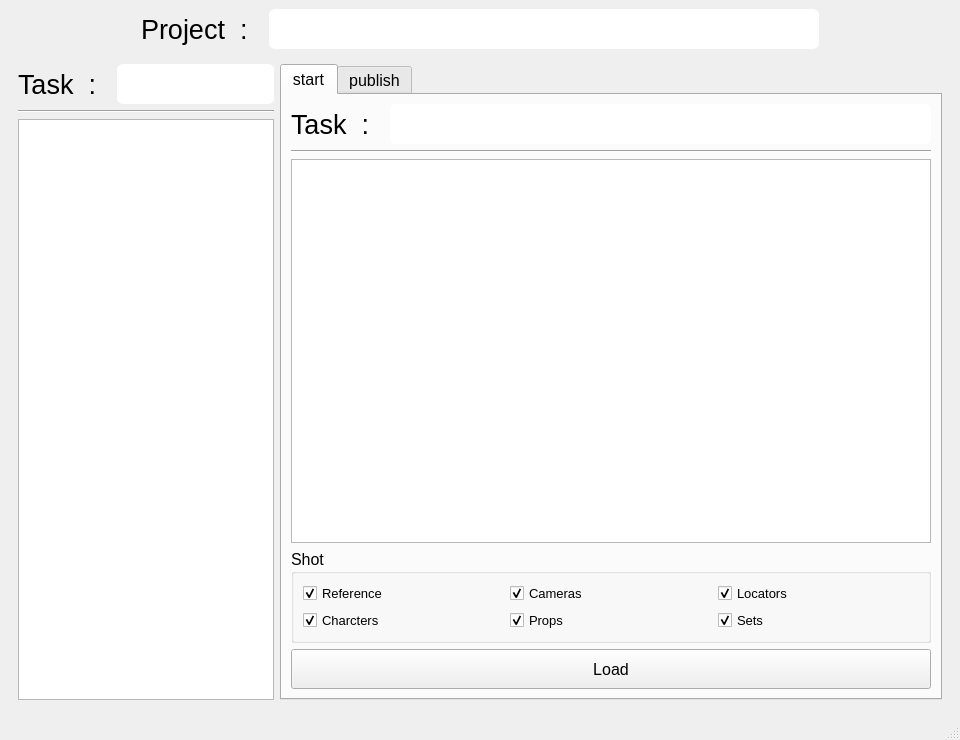
<?xml version="1.0" encoding="UTF-8"?>
<ui version="4.0">
 <class>MainWindow</class>
 <widget class="QMainWindow" name="MainWindow">
  <property name="geometry">
   <rect>
    <x>0</x>
    <y>0</y>
    <width>960</width>
    <height>740</height>
   </rect>
  </property>
  <property name="windowTitle">
   <string>MainWindow</string>
  </property>
  <widget class="QWidget" name="centralwidget">
   <layout class="QVBoxLayout" name="verticalLayout_3">
    <item>
     <layout class="QHBoxLayout" name="horizontalLayout_4">
      <item>
       <spacer name="horizontalSpacer">
        <property name="orientation">
         <enum>Qt::Horizontal</enum>
        </property>
        <property name="sizeHint" stdset="0">
         <size>
          <width>40</width>
          <height>20</height>
         </size>
        </property>
       </spacer>
      </item>
      <item>
       <widget class="QLabel" name="label_6">
        <property name="font">
         <font>
          <pointsize>20</pointsize>
         </font>
        </property>
        <property name="text">
         <string>Project  :  </string>
        </property>
       </widget>
      </item>
      <item>
       <widget class="QComboBox" name="comboBox_project">
        <property name="minimumSize">
         <size>
          <width>550</width>
          <height>40</height>
         </size>
        </property>
        <property name="styleSheet">
         <string notr="true"> QComboBox {
    border: none;
    border-radius: 6px;
	min-height: 40 pt;
	font-size: 12pt;
 }


QComboBox::drop-down {
	border:none;
}</string>
        </property>
       </widget>
      </item>
      <item>
       <spacer name="horizontalSpacer_2">
        <property name="orientation">
         <enum>Qt::Horizontal</enum>
        </property>
        <property name="sizeHint" stdset="0">
         <size>
          <width>40</width>
          <height>20</height>
         </size>
        </property>
       </spacer>
      </item>
     </layout>
    </item>
    <item>
     <widget class="QWidget" name="widget_2" native="true">
      <layout class="QHBoxLayout" name="horizontalLayout_3">
       <property name="leftMargin">
        <number>9</number>
       </property>
       <property name="topMargin">
        <number>9</number>
       </property>
       <property name="rightMargin">
        <number>9</number>
       </property>
       <property name="bottomMargin">
        <number>9</number>
       </property>
       <item>
        <widget class="QWidget" name="widget" native="true">
         <property name="sizePolicy">
          <sizepolicy hsizetype="Fixed" vsizetype="Preferred">
           <horstretch>0</horstretch>
           <verstretch>0</verstretch>
          </sizepolicy>
         </property>
         <layout class="QVBoxLayout" name="verticalLayout">
          <property name="leftMargin">
           <number>0</number>
          </property>
          <property name="topMargin">
           <number>0</number>
          </property>
          <property name="rightMargin">
           <number>0</number>
          </property>
          <property name="bottomMargin">
           <number>0</number>
          </property>
          <item>
           <widget class="QWidget" name="widget_task2" native="true">
            <layout class="QHBoxLayout" name="horizontalLayout">
             <property name="leftMargin">
              <number>0</number>
             </property>
             <property name="topMargin">
              <number>0</number>
             </property>
             <property name="rightMargin">
              <number>0</number>
             </property>
             <property name="bottomMargin">
              <number>0</number>
             </property>
             <item>
              <widget class="QLabel" name="label">
               <property name="font">
                <font>
                 <pointsize>20</pointsize>
                </font>
               </property>
               <property name="text">
                <string>Task  :  </string>
               </property>
              </widget>
             </item>
             <item>
              <widget class="QComboBox" name="comboBox_task">
               <property name="sizePolicy">
                <sizepolicy hsizetype="Expanding" vsizetype="Fixed">
                 <horstretch>0</horstretch>
                 <verstretch>0</verstretch>
                </sizepolicy>
               </property>
               <property name="styleSheet">
                <string notr="true"> QComboBox {
    border: none;
    border-radius: 6px;
	min-height: 40 pt;
	font-size: 12pt;
 }


QComboBox::drop-down {
	border:none;
}</string>
               </property>
              </widget>
             </item>
            </layout>
           </widget>
          </item>
          <item>
           <widget class="Line" name="line_3">
            <property name="orientation">
             <enum>Qt::Horizontal</enum>
            </property>
           </widget>
          </item>
          <item>
           <widget class="QTreeView" name="treeView_asset"/>
          </item>
         </layout>
        </widget>
       </item>
       <item>
        <widget class="QTabWidget" name="tabWidget_main_asset">
         <property name="sizePolicy">
          <sizepolicy hsizetype="Preferred" vsizetype="Preferred">
           <horstretch>0</horstretch>
           <verstretch>0</verstretch>
          </sizepolicy>
         </property>
         <property name="font">
          <font>
           <pointsize>12</pointsize>
          </font>
         </property>
         <property name="currentIndex">
          <number>0</number>
         </property>
         <widget class="QWidget" name="tabWidget_main_start">
          <attribute name="title">
           <string>start</string>
          </attribute>
          <layout class="QVBoxLayout" name="verticalLayout_2">
           <item>
            <widget class="QWidget" name="widget_task2_2" native="true">
             <layout class="QHBoxLayout" name="horizontalLayout_2">
              <property name="spacing">
               <number>6</number>
              </property>
              <property name="leftMargin">
               <number>0</number>
              </property>
              <property name="topMargin">
               <number>0</number>
              </property>
              <property name="rightMargin">
               <number>0</number>
              </property>
              <property name="bottomMargin">
               <number>0</number>
              </property>
              <item>
               <widget class="QLabel" name="label_5">
                <property name="font">
                 <font>
                  <pointsize>20</pointsize>
                 </font>
                </property>
                <property name="text">
                 <string>Task  :  </string>
                </property>
               </widget>
              </item>
              <item>
               <widget class="QComboBox" name="comboBox_start_task">
                <property name="sizePolicy">
                 <sizepolicy hsizetype="Expanding" vsizetype="Fixed">
                  <horstretch>0</horstretch>
                  <verstretch>0</verstretch>
                 </sizepolicy>
                </property>
                <property name="styleSheet">
                 <string notr="true"> QComboBox {
    border: none;
    border-radius: 6px;
	min-height: 40 pt;
	font-size: 12pt;
 }


QComboBox::drop-down {
	border:none;
}</string>
                </property>
               </widget>
              </item>
             </layout>
            </widget>
           </item>
           <item>
            <widget class="Line" name="line_5">
             <property name="orientation">
              <enum>Qt::Horizontal</enum>
             </property>
            </widget>
           </item>
           <item>
            <widget class="QTreeView" name="treeView_start_asset"/>
           </item>
           <item>
            <widget class="QGroupBox" name="groupBox_start_shot">
             <property name="enabled">
              <bool>true</bool>
             </property>
             <property name="title">
              <string>Shot</string>
             </property>
             <layout class="QVBoxLayout" name="verticalLayout_9">
              <item>
               <layout class="QGridLayout" name="gridLayout_4">
                <item row="1" column="2">
                 <widget class="QCheckBox" name="cbx_sets">
                  <property name="sizePolicy">
                   <sizepolicy hsizetype="Minimum" vsizetype="Preferred">
                    <horstretch>0</horstretch>
                    <verstretch>0</verstretch>
                   </sizepolicy>
                  </property>
                  <property name="font">
                   <font>
                    <pointsize>10</pointsize>
                   </font>
                  </property>
                  <property name="text">
                   <string>Sets</string>
                  </property>
                  <property name="checked">
                   <bool>true</bool>
                  </property>
                 </widget>
                </item>
                <item row="1" column="1">
                 <widget class="QCheckBox" name="cbx_props">
                  <property name="sizePolicy">
                   <sizepolicy hsizetype="Minimum" vsizetype="Preferred">
                    <horstretch>0</horstretch>
                    <verstretch>0</verstretch>
                   </sizepolicy>
                  </property>
                  <property name="font">
                   <font>
                    <pointsize>10</pointsize>
                   </font>
                  </property>
                  <property name="text">
                   <string>Props</string>
                  </property>
                  <property name="checked">
                   <bool>true</bool>
                  </property>
                 </widget>
                </item>
                <item row="1" column="0">
                 <widget class="QCheckBox" name="cbx_characters">
                  <property name="sizePolicy">
                   <sizepolicy hsizetype="Minimum" vsizetype="Preferred">
                    <horstretch>0</horstretch>
                    <verstretch>0</verstretch>
                   </sizepolicy>
                  </property>
                  <property name="font">
                   <font>
                    <pointsize>10</pointsize>
                   </font>
                  </property>
                  <property name="text">
                   <string>Charcters</string>
                  </property>
                  <property name="checked">
                   <bool>true</bool>
                  </property>
                 </widget>
                </item>
                <item row="0" column="2">
                 <widget class="QCheckBox" name="cbx_locators">
                  <property name="sizePolicy">
                   <sizepolicy hsizetype="Minimum" vsizetype="Preferred">
                    <horstretch>0</horstretch>
                    <verstretch>0</verstretch>
                   </sizepolicy>
                  </property>
                  <property name="font">
                   <font>
                    <pointsize>10</pointsize>
                   </font>
                  </property>
                  <property name="text">
                   <string>Locators</string>
                  </property>
                  <property name="checked">
                   <bool>true</bool>
                  </property>
                 </widget>
                </item>
                <item row="0" column="1">
                 <widget class="QCheckBox" name="cbx_cameras">
                  <property name="sizePolicy">
                   <sizepolicy hsizetype="Minimum" vsizetype="Preferred">
                    <horstretch>0</horstretch>
                    <verstretch>0</verstretch>
                   </sizepolicy>
                  </property>
                  <property name="font">
                   <font>
                    <pointsize>10</pointsize>
                   </font>
                  </property>
                  <property name="text">
                   <string>Cameras</string>
                  </property>
                  <property name="checked">
                   <bool>true</bool>
                  </property>
                 </widget>
                </item>
                <item row="0" column="0">
                 <widget class="QCheckBox" name="cbx_reference">
                  <property name="enabled">
                   <bool>true</bool>
                  </property>
                  <property name="sizePolicy">
                   <sizepolicy hsizetype="Minimum" vsizetype="Preferred">
                    <horstretch>0</horstretch>
                    <verstretch>0</verstretch>
                   </sizepolicy>
                  </property>
                  <property name="font">
                   <font>
                    <pointsize>10</pointsize>
                   </font>
                  </property>
                  <property name="text">
                   <string>Reference</string>
                  </property>
                  <property name="checkable">
                   <bool>true</bool>
                  </property>
                  <property name="checked">
                   <bool>true</bool>
                  </property>
                 </widget>
                </item>
               </layout>
              </item>
             </layout>
            </widget>
           </item>
           <item>
            <widget class="QPushButton" name="pushButton_start">
             <property name="enabled">
              <bool>true</bool>
             </property>
             <property name="sizePolicy">
              <sizepolicy hsizetype="Minimum" vsizetype="Fixed">
               <horstretch>0</horstretch>
               <verstretch>0</verstretch>
              </sizepolicy>
             </property>
             <property name="minimumSize">
              <size>
               <width>0</width>
               <height>40</height>
              </size>
             </property>
             <property name="font">
              <font>
               <pointsize>12</pointsize>
              </font>
             </property>
             <property name="text">
              <string>Load</string>
             </property>
            </widget>
           </item>
          </layout>
         </widget>
         <widget class="QWidget" name="tabWidget_main_publish">
          <attribute name="title">
           <string>publish</string>
          </attribute>
          <layout class="QVBoxLayout" name="verticalLayout_17">
           <item>
            <widget class="QScrollArea" name="scrollArea">
             <property name="widgetResizable">
              <bool>true</bool>
             </property>
             <widget class="QWidget" name="scrollAreaWidgetContents">
              <property name="geometry">
               <rect>
                <x>0</x>
                <y>0</y>
                <width>636</width>
                <height>514</height>
               </rect>
              </property>
              <layout class="QVBoxLayout" name="verticalLayout_8">
               <property name="spacing">
                <number>0</number>
               </property>
               <property name="leftMargin">
                <number>0</number>
               </property>
               <property name="topMargin">
                <number>0</number>
               </property>
               <property name="rightMargin">
                <number>0</number>
               </property>
               <property name="bottomMargin">
                <number>0</number>
               </property>
               <item>
                <widget class="Line" name="line_15">
                 <property name="orientation">
                  <enum>Qt::Horizontal</enum>
                 </property>
                </widget>
               </item>
               <item>
                <widget class="QGroupBox" name="groupBox_3">
                 <property name="title">
                  <string>Submit Message</string>
                 </property>
                 <property name="alignment">
                  <set>Qt::AlignCenter</set>
                 </property>
                 <layout class="QVBoxLayout" name="verticalLayout_6">
                  <item>
                   <widget class="QPlainTextEdit" name="plainTextEdit_new">
                    <property name="font">
                     <font>
                      <family>Adobe Arabic</family>
                     </font>
                    </property>
                    <property name="plainText">
                     <string/>
                    </property>
                   </widget>
                  </item>
                 </layout>
                </widget>
               </item>
              </layout>
             </widget>
            </widget>
           </item>
           <item>
            <layout class="QHBoxLayout" name="horizontalLayout_6">
             <item>
              <widget class="QPushButton" name="pushButton_check">
               <property name="enabled">
                <bool>true</bool>
               </property>
               <property name="sizePolicy">
                <sizepolicy hsizetype="Minimum" vsizetype="Fixed">
                 <horstretch>0</horstretch>
                 <verstretch>0</verstretch>
                </sizepolicy>
               </property>
               <property name="minimumSize">
                <size>
                 <width>0</width>
                 <height>40</height>
                </size>
               </property>
               <property name="font">
                <font>
                 <pointsize>12</pointsize>
                </font>
               </property>
               <property name="text">
                <string>Submit Check</string>
               </property>
              </widget>
             </item>
             <item>
              <widget class="QPushButton" name="pushButton_publish">
               <property name="enabled">
                <bool>true</bool>
               </property>
               <property name="sizePolicy">
                <sizepolicy hsizetype="Minimum" vsizetype="Fixed">
                 <horstretch>0</horstretch>
                 <verstretch>0</verstretch>
                </sizepolicy>
               </property>
               <property name="minimumSize">
                <size>
                 <width>0</width>
                 <height>40</height>
                </size>
               </property>
               <property name="font">
                <font>
                 <pointsize>12</pointsize>
                </font>
               </property>
               <property name="text">
                <string>Publish</string>
               </property>
              </widget>
             </item>
            </layout>
           </item>
          </layout>
         </widget>
        </widget>
       </item>
      </layout>
     </widget>
    </item>
   </layout>
  </widget>
  <widget class="QMenuBar" name="menubar">
   <property name="geometry">
    <rect>
     <x>0</x>
     <y>0</y>
     <width>960</width>
     <height>23</height>
    </rect>
   </property>
  </widget>
  <widget class="QStatusBar" name="statusbar"/>
 </widget>
 <resources/>
 <connections/>
</ui>
